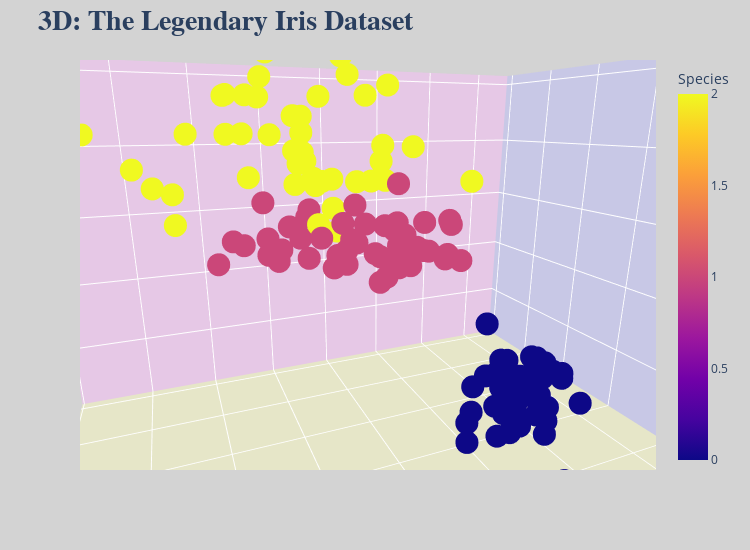

Write notebook code for a chart like this one.
### Code cell
fig = px.scatter_3d(df, x='SepalLengthCm', y='SepalWidthCm', z='PetalWidthCm',
                    color='Species')
fig.update_layout(title='<b>3D: The Legendary Iris Dataset <b>',
                  titlefont=dict({'size':28, 'family': 'Courier New'}),
                  template='plotly',
                  paper_bgcolor='lightgray',
                  width=750, height=550,
                 )
fig.update_layout(scene = dict(
                    xaxis = dict(
                         backgroundcolor="rgb(200, 200, 230)",
                         gridcolor="white",
                         showbackground=True,
                         zerolinecolor="black",),
                    yaxis = dict(
                        backgroundcolor="rgb(230, 200,230)",
                        gridcolor="white",
                        showbackground=True,
                        zerolinecolor="black"),
                    zaxis = dict(
                        backgroundcolor="rgb(230, 230,200)",
                        gridcolor="white",
                        showbackground=True,
                        zerolinecolor="black"),
                              ),
                  )
fig.show()

### Figure 1 — Plotly figure (JSON) as saved in the notebook; plotly's stock layout.template omitted (floating-point values rounded to 4 significant figures; data arrays with more than 128 entries replaced by an {"elided": "..."} marker saying what was removed)
{"data": [{"hovertemplate": "SepalLengthCm=%{x}<br>SepalWidthCm=%{y}<br>PetalWidthCm=%{z}<br>Species=%{marker.color}<extra></extra>", "legendgroup": "", "marker": {"color": {"elided": "150 int values"}, "coloraxis": "coloraxis", "symbol": "circle"}, "mode": "markers", "name": "", "scene": "scene", "showlegend": false, "type": "scatter3d", "x": {"elided": "150 float values"}, "y": {"elided": "150 float values"}, "z": {"elided": "150 float values"}}], "layout": {"coloraxis": {"colorbar": {"title": {"text": "Species"}}, "colorscale": [[0, "#0d0887"], [0.1111, "#46039f"], [0.2222, "#7201a8"], [0.3333, "#9c179e"], [0.4444, "#bd3786"], [0.5556, "#d8576b"], [0.6667, "#ed7953"], [0.7778, "#fb9f3a"], [0.8889, "#fdca26"], [1, "#f0f921"]]}, "height": 550, "legend": {"tracegroupgap": 0}, "margin": {"t": 60}, "paper_bgcolor": "lightgray", "scene": {"aspectmode": "auto", "aspectratio": {"x": 1.31, "y": 0.8736, "z": 0.8736}, "camera": {"center": {"x": 0, "y": 0, "z": 0}, "eye": {"x": 0.3855, "y": 0.9485, "z": 0.2939}, "projection": {"type": "perspective"}, "up": {"x": 0, "y": 0, "z": 1}}, "domain": {"x": [0, 1], "y": [0, 1]}, "xaxis": {"backgroundcolor": "rgb(200, 200, 230)", "gridcolor": "white", "showbackground": true, "title": {"text": "SepalLengthCm"}, "type": "linear", "zerolinecolor": "black"}, "yaxis": {"backgroundcolor": "rgb(230, 200,230)", "gridcolor": "white", "showbackground": true, "title": {"text": "SepalWidthCm"}, "type": "linear", "zerolinecolor": "black"}, "zaxis": {"backgroundcolor": "rgb(230, 230,200)", "gridcolor": "white", "showbackground": true, "title": {"text": "PetalWidthCm"}, "type": "linear", "zerolinecolor": "black"}}, "title": {"font": {"family": "Courier New", "size": 28}, "text": "<b>3D: The Legendary Iris Dataset <b>"}, "width": 750}}
